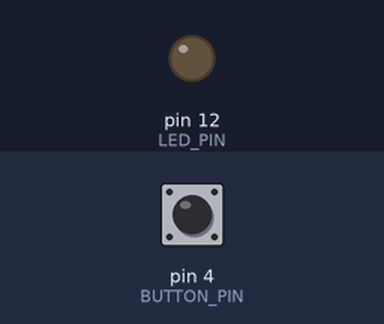
Simulated run of this sketch. Board: Arduino Uno, built with avr-gcc and run on an emulated ATmega328P. On the bench: output pins drawn as LEDs (lit = HIGH). The test bench sets the inputs (shaded band); at power-on: pin 4 (BUTTON_PIN) LOW.

Above: at 1.2 s.
1.3 s: pin 4 (BUTTON_PIN) pulled HIGH for 0.15 s
At 1.42 s:
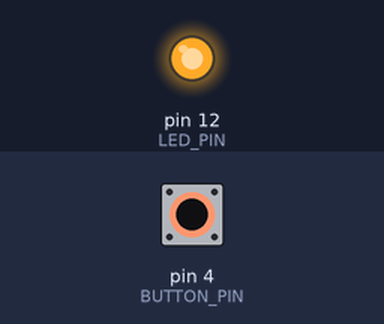
2.9 s: pin 4 (BUTTON_PIN) pulled HIGH for 3.2 s
At 6.9 s:
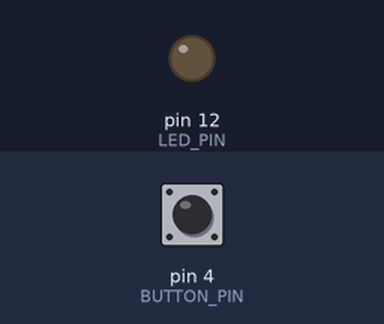
Timing chart, 0 to 8.4 s (numbered marks = the images above; inputs shaded):
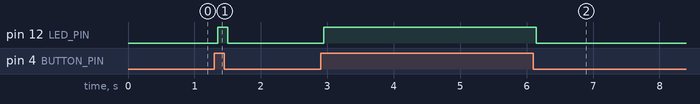

Measured:
- after the input at 1.3 s, pin 12 (LED_PIN): LOW → HIGH after 0.05 s, → LOW 0.15 s later
- after the input at 2.9 s, pin 12 (LED_PIN): LOW → HIGH after 0.05 s, → LOW 3.2 s later

The sketch:

debounced_example.ino
```cpp
#include <DebouncedButton.h>


int BUTTON_PIN = 4;
int LED_PIN = 12;

DebouncedButton dbutton;
void setup() {
  pinMode(LED_PIN, OUTPUT);
  dbutton.init(BUTTON_PIN, 50);
}

void loop() {
   if (dbutton.digitalReadButton()==1)
   {
      digitalWrite(LED_PIN, HIGH);
   }
   else
   {
      digitalWrite(LED_PIN, LOW);
   }

}
```
